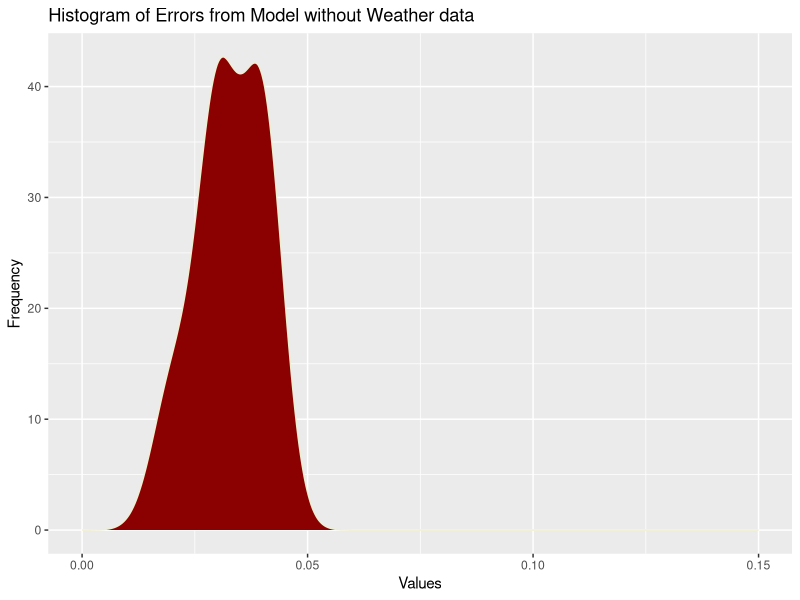
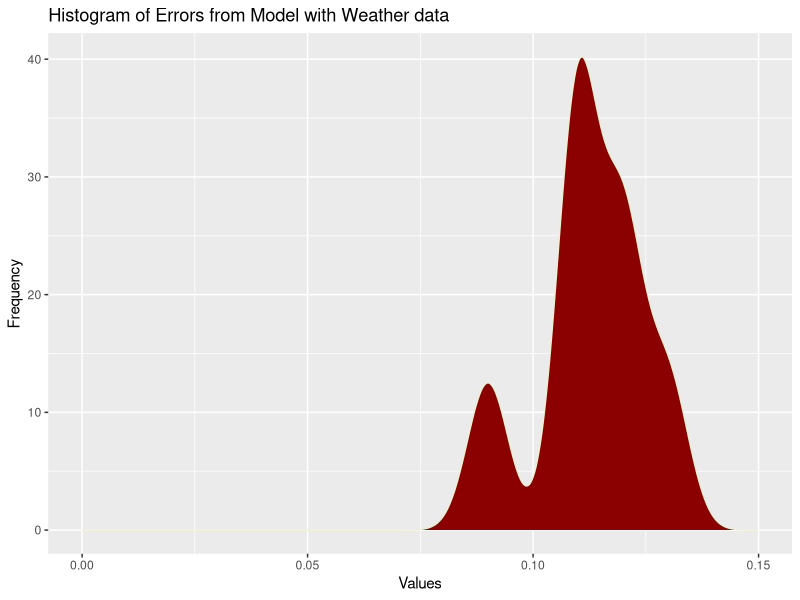

Generate these figures, in order, with R:
## ---- chunk 1
suppressMessages(library(magrittr))
suppressMessages(library(ggplot2))
errors <- data.frame(Error = c(0.03, 0.04, 0.04, 0.02, 0.03, 0.03, 0.04))

errors %>% ggplot(aes(x = Error)) +
  geom_density(fill = "darkred", color = "lightyellow2") + 
  xlim(0, 0.15) +  # Limit horizontal values
  labs(
    title = "Histogram of Errors from Model without Weather data",
    x = "Values",
    y = "Frequency"
  ) +
  theme_grey()
## ---- chunk 2
errors <- data.frame(Error = c(0.12,0.13,0.12,0.11,0.11,0.11,0.09))

errors %>% ggplot(aes(x = Error)) +
  geom_density(fill = "darkred", color = "lightyellow2") + 
  xlim(0, 0.15) +  # Limit horizontal values
  labs(
    title = "Histogram of Errors from Model with Weather data",
    x = "Values",
    y = "Frequency"
  ) +
  theme_grey()
